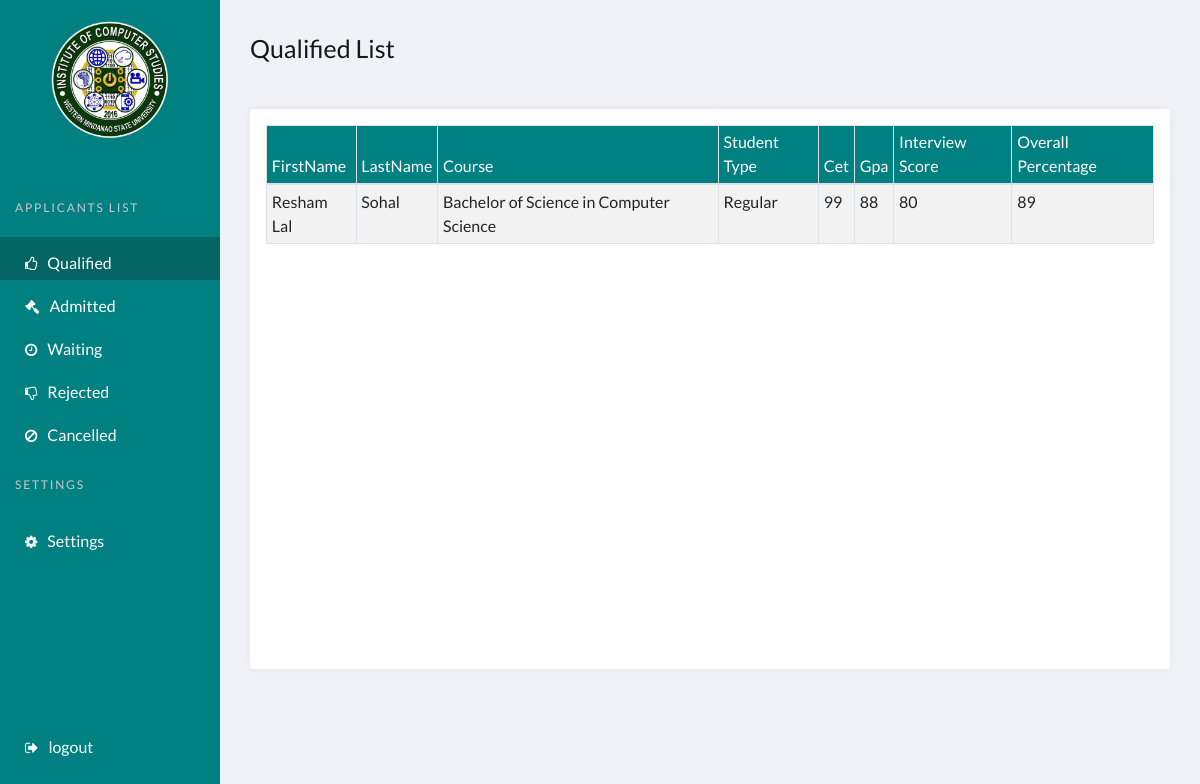
Page /ao/ics.qual.php (signed in) on the committed database.
### tables this page shows
CREATE TABLE `selectedcourse` (
  `id` int(11) NOT NULL,
  `user_id` int(11) NOT NULL,
  `course_id` int(11) NOT NULL,
  `file_id` int(11) NOT NULL,
  `userStatus` varchar(100) DEFAULT NULL,
  `date` varchar(200) NOT NULL,
  `ic` varchar(100) DEFAULT NULL,
  `average` float DEFAULT NULL,
  `inter_score` int(100) DEFAULT NULL
);

CREATE TABLE `users` (
  `id` int(11) NOT NULL,
  `applicantid` int(11) DEFAULT NULL,
  `username` varchar(100) NOT NULL,
  `fname` varchar(100) NOT NULL,
  `lname` varchar(100) NOT NULL,
  `email` varchar(100) NOT NULL,
  `user_type` varchar(100) NOT NULL,
  `password` varchar(100) NOT NULL,
  `studentType` varchar(100) DEFAULT NULL
);

CREATE TABLE `coursestbl` (
  `course_id` int(11) NOT NULL,
  `course_name` varchar(255) NOT NULL,
  `course_description` varchar(1000) NOT NULL,
  `college_id` int(11) NOT NULL,
  `course_img` text DEFAULT NULL,
  `quota` int(200) DEFAULT NULL,
  `waiting` int(200) DEFAULT NULL,
  `cet_req` float DEFAULT NULL,
  `gpa_req` float DEFAULT NULL
);

CREATE TABLE `attachment` (
  `id` int(11) NOT NULL,
  `cet_path` text NOT NULL,
  `gmoral_path` text NOT NULL,
  `gpa_path` text NOT NULL,
  `shiftee_path` text DEFAULT NULL,
  `user_id` int(100) NOT NULL,
  `cetValue` varchar(100) NOT NULL,
  `gpaValue` varchar(100) NOT NULL
);

### ao/ics.qual.php (the view, shortened to what this page needs)
<?php
include('../functions.php');
?>
<!DOCTYPE html>
<html lang="en">
<head>
    <link rel="stylesheet" href="../bootstrap4/css/bootstrap.min.css">
    <link href="//maxcdn.bootstrapcdn.com/font-awesome/4.7.0/css/font-awesome.min.css" rel="stylesheet">
    <link rel="stylesheet" href="../css/ics.style.css">
    <link rel="stylesheet" type="text/css" href="../DataTables/datatables.css">
</head>
<body>
    <?php  if (isset($_SESSION['user'])) : ?>
    <header class="page-header">
        <nav>
          <a href="../index.html">
            <img class="logo mx-auto" src="../svgs/logo.png" alt="ics logo">
          </a>
          <ul class="admin-menu">
            <li class="menu-heading">
              <h3>APPLICANTS LIST</h3>
            </li>
            <li>
            <a href="ics.qual.php" class="active">
                <i class="fa fa-thumbs-o-up" aria-hidden="true"><span>Qualified</span></i>
              </a>
            </li>
            <li>
                <a href="ics.admit.php">
                <i class="fa fa-gavel" aria-hidden="true"><span>Admitted</span></i>
                </a>
            </li>
            <li>
                <a href="ics.wait.php">
                <i class="fa fa-clock-o" aria-hidden="true"><span>Waiting</span></i>
                </a>
            </li>
            <li>
              <a href="ics.rej.php">
                <i class="fa fa-thumbs-o-down" aria-hidden="true"><span>Rejected</span></i>
              </a>
            </li>
            <li>
              <a href="ics.cancel.php">
              <i class="fa fa-ban" aria-hidden="true"><span>Cancelled</span></i>
              </a>
            </li>
            <li class="menu-heading">
              <h3>Settings</h3>
            </li>
            <li>
              <a href="setting.ics.php">
                <i class="fa fa-cog" aria-hidden="true"><span>Settings</span></i>
              </a>
            </li>
            <li>
              <a href="../index.php?logout='1'">
                <i class="fa fa-sign-out"><span>logout</span></i>
              </a>
            </li>
          </ul>
        </nav>
      </header>
      <?php endif ?>
      <section class="page-content">
        <section class="btn-group">
          <p class="section-name">Qualified List</p>
        </section>
        <section class="grid">
          <article>
          <div class="table table-responsive-sm table-responsive-md table-responsive-lg table-responsive-xl mx-3 my-3">
          <table class="table table-sm table-striped table-bordered table-hover" id="printable-table">
                    <thead class="thead">
                    <?php $results = mysqli_query($db, "SELECT * from selectedcourse LEFT JOIN users ON selectedcourse.user_id = users.id
                     LEFT JOIN coursestbl ON selectedcourse.course_id = coursestbl.course_id
                     LEFT JOIN attachment ON selectedcourse.file_id = attachment.id WHERE userStatus='QUALIFIED' AND college_id='1'")?>
                        <tr>
                            <th>FirstName</th>
                            <th>LastName</th>
                            <th>Course</th>
                            <th>Student Type</th>
                            <th>Cet</th>
                            <th>Gpa</th>
                            <th>Interview Score</th>
                            <th>Overall Percentage</th>
                        </tr>
                    </thead>
                    <tbody class="tbody">
                        <?php   while ($row = mysqli_fetch_array($results)) { ?>
                        <tr>
                            <td><?php echo $row['fname']; ?> </td>
                            <td><?php echo $row['lname']; ?> </td>
                            <td><?php echo $row['course_name']; ?></td>
                            <td><?php echo $row['studentType']; ?></td>
                            <td><?php echo $row['cetValue']; ?></td>
                            <td><?php echo $row['gpaValue']; ?></td>
                            <td><?php echo $row['inter_score']; ?></td>
                            <td><?php echo $row['average']; ?></td>
                        </tr>
                          <?php
                            }
                         ?>
                    </tbody>
                </table>
              </div>
          </article>
        </section>
      </section>
</body>
</html>

### css/ics.style.css (style rules this page uses)
:root { --page-header-bgColor: teal; --page-header-bgColor-hover: rgb(3, 100, 100); --page-header-txtColor: white; --page-header-headingColor: rgb(202, 198, 198); --page-header-width: 220px; --page-content-bgColor: #f0f1f6; --page-content-txtColor: #171616; --page-content-blockColor: #fff; --white: #fff; --black: #333; --blue: #00b9eb; --red: #ec1848; --border-radius: 4px; --box-shadow: 0 0 10px -2px rgba(0, 0, 0, 0.075); }
* { padding: 0; margin: 0; box-sizing: border-box; font: 16px/1.5 "Lato", sans-serif; }
ul { list-style: none; }
a,button { color: inherit; }
a { text-decoration: none; }
i { display: block; }
.page-header { position: fixed; top: 0; left: 0; right: 0; bottom: 0; overflow: auto; padding-top: 20px; width: var(--page-header-width); color: var(--page-header-txtColor); background: var(--page-header-bgColor); }
.page-header nav { display: flex; flex-direction: column; min-height: 100%; }
.page-header .logo { border-radius: 50%; display: block; max-width: 120px; }
.page-header .admin-menu { display: flex; flex-direction: column; flex-grow: 1; margin-top: 35px; }
.page-header .admin-menu li:nth-last-child(2) { margin-bottom: 35px; }
.page-header .admin-menu li:last-child { margin-top: auto; margin-bottom: 20px; }
.page-header .admin-menu li > * { width: 100%; padding: 14px 15px; }
.page-header .admin-menu li i span { width: 100%; padding: 14px 10px; }
.page-header .admin-menu .menu-heading h3 { text-transform: uppercase; letter-spacing: 0.15em; font-size: 12px; margin-top: 12px; color: var(--page-header-headingColor); }
.page-header .admin-menu i { width: 10px; height: 15px; fill: var(--page-header-txtColor); margin-right: 0px; margin-left: 10px; transition: fill 0.2s; }
.page-header .admin-menu li a { text-decoration: none; }
.page-header .admin-menu li a.active { background-color: var(--page-header-bgColor-hover); }
.page-header .admin-menu a, .page-header .admin-menu button { display: flex; align-items: center; font-size: 0.9rem; transition: background 0.2s, color 0.2s; }
.page-content { position: relative; left: var(--page-header-width); width: calc(100% - var(--page-header-width)); min-height: 100vh; padding: 30px; color: var(--page-content-txtColor); background: var(--page-content-bgColor); }
.btn-group { display: grid; grid-template-columns: 1fr auto; grid-column-gap: 0px; align-items: center; background: var(--page-content-bgColor); margin-bottom: 25px; }
.btn-group .section-name { font-size: 25px; }
.page-content .grid .thead { background-color: var(--page-header-bgColor); color: white; font-size: 12px; }
.page-content .grid .tbody { font-size: 12px; }
.page-content .grid > article { display: flex; min-height: 70vh; height: 100%; background: var(--page-content-blockColor); border-radius: var(--border-radius); box-shadow: var(--box-shadow); }

### rows in the picture
selectedcourse: user.fname "Resham Lal", user.lname "Sohal", course.course_name "Bachelor of Science in Computer Science", user.studentType "Regular", file.cetValue "99", file.gpaValue "88", inter_score "80", average "89"
